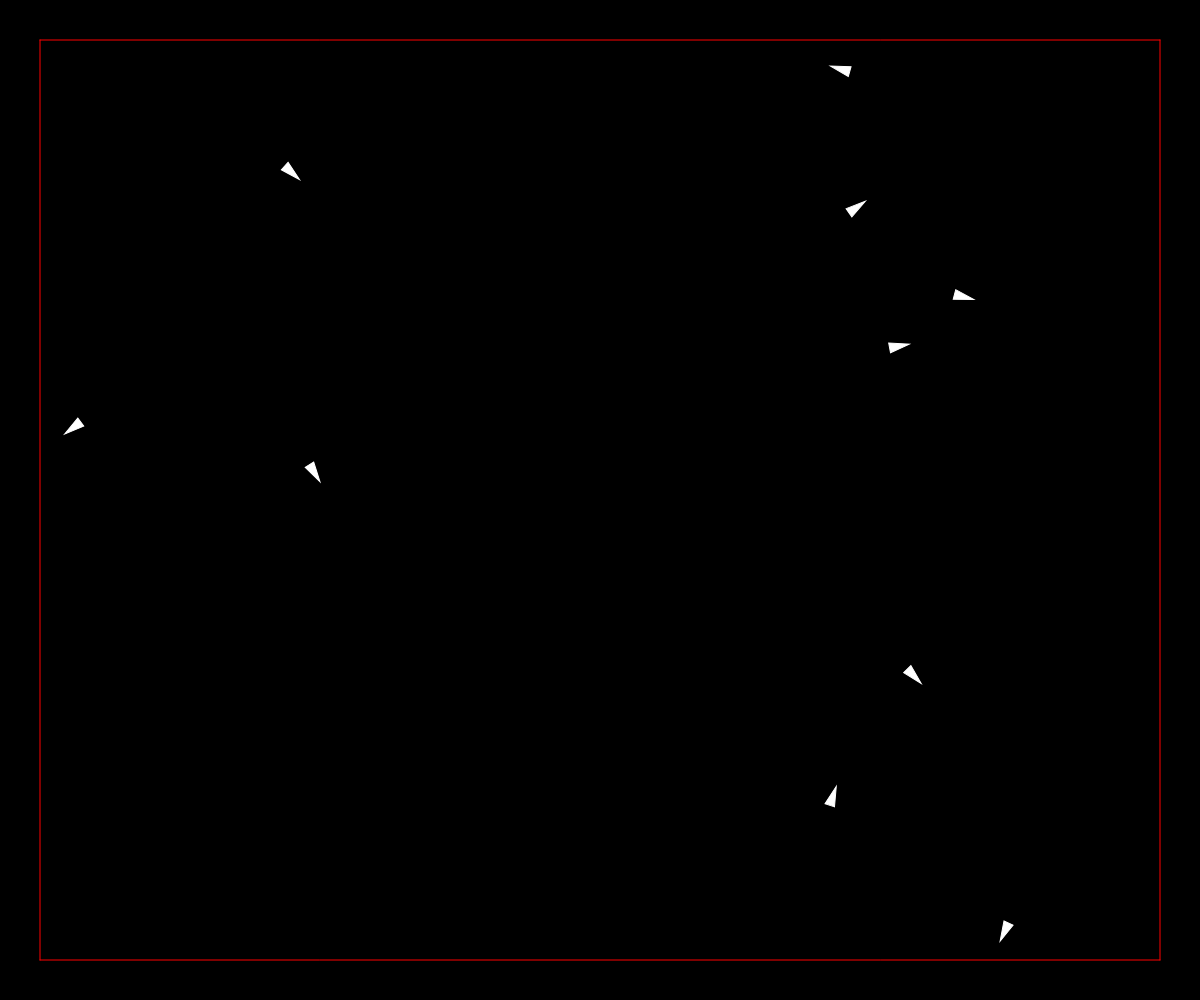
Frame 1 (no input)
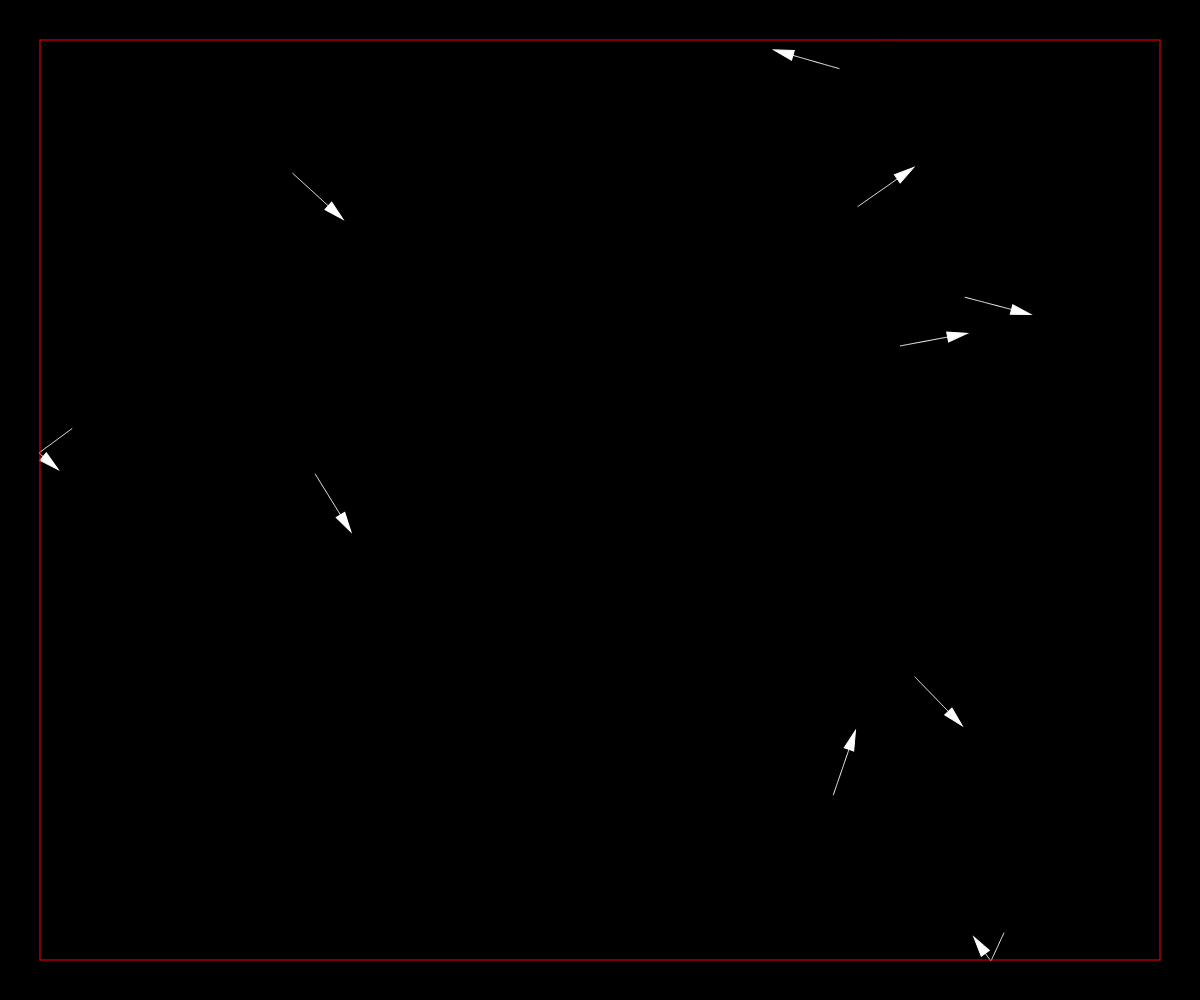
Frame 60 (no input)
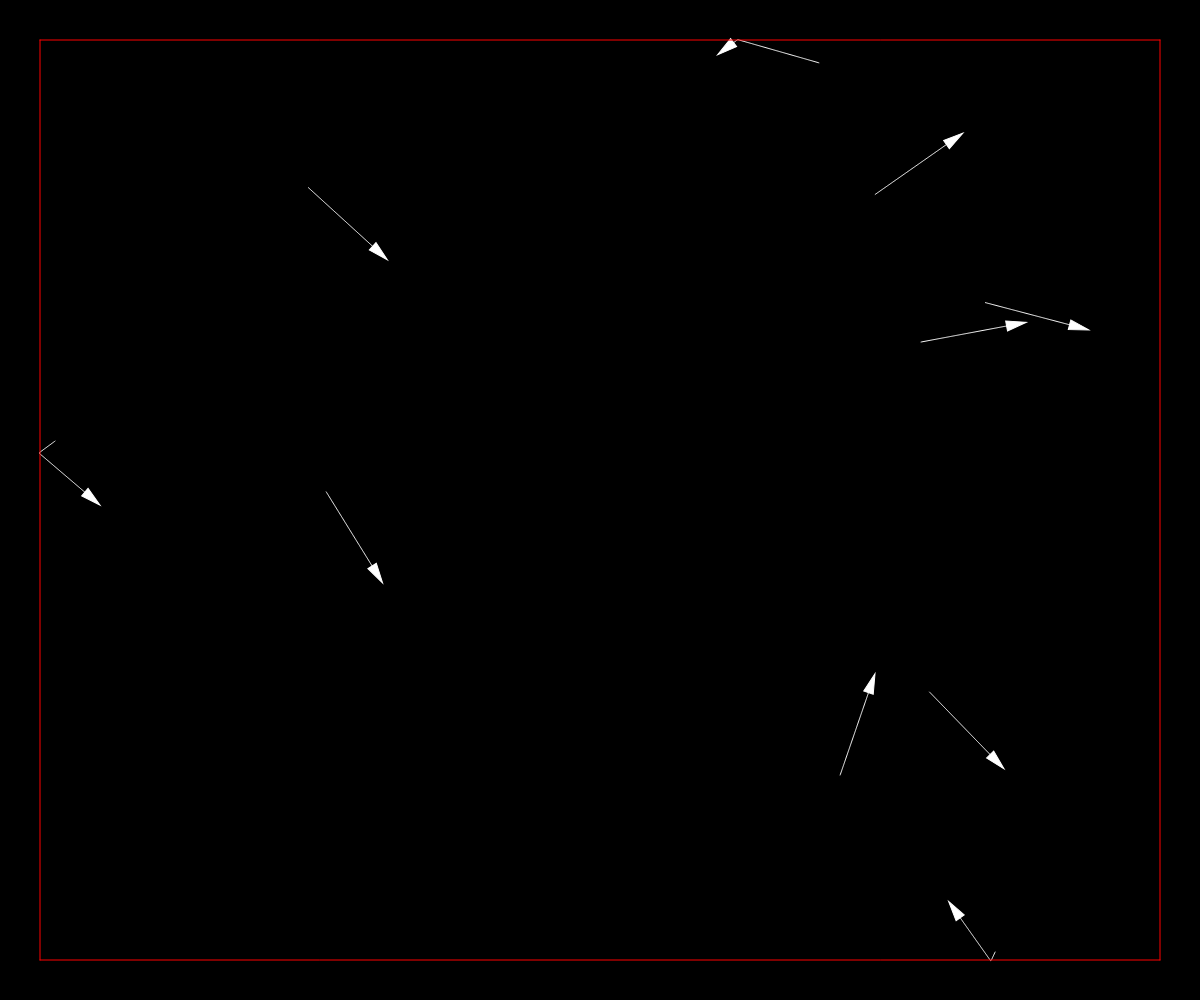
Frame 120 (the mouse pressed at the canvas centre since frame 60)

The p5.js sketch that drew these frames (run headless with seeded random() and noise() and a simulated clock; from frame 60 on, the mouse is pressed at the canvas centre):

// p5.js sketch
// ── sketch.js
var vehicles = [];
let range = 40;
let i,x,y;
function setup() {
  createCanvas(innerWidth, innerHeight);
  for(let i =0;i<10;i++){
    x = random(0,innerWidth);
    y = random(0,innerHeight);
    vehicles.push(new Vehicle(x,y))
  }
  angleMode(RADIANS)
}

function draw() {
  background(0);
  
  for(i in vehicles){
    vehicles[i].update()
  }
  
  stroke(255,0,0)
  line(range,range,innerWidth-range,range)
  line(range,range,range,innerHeight-range)
  line(innerWidth-range,range,innerWidth-range,innerHeight-range)
  line(range,innerHeight-range,innerWidth-range,innerHeight-range)
}

// ── class.js

class Vehicle {
    constructor(x,y){
        this.pos = createVector(x,y);
        this.radius = 10;
        this.vel = p5.Vector.random2D();
        this.acc = createVector(0,0);
        this.maxSpeed = 10;
        this.maxSteer = 0.5;
        this.trailLine = [];
    }
    edges(){
        let range = 40;
        let desire;
        if(this.pos.x < range){
            desire = createVector(this.maxSpeed,this.vel.y);
        }
        if(this.pos.y < range){
            desire = createVector(this.vel.x,this.maxSpeed);
        }
        if(this.pos.x > innerWidth-range){
            desire = createVector(-this.maxSpeed,this.vel.y);
        }
        if(this.pos.y > innerHeight-range){
            desire = createVector(this.vel.x,-this.maxSpeed);
        }
        if(desire){
            desire.normalize();
            desire.mult(this.maxSpeed)
            let steer = p5.Vector.sub(desire,this.vel);
            steer.limit(this.maxSteer);
            this.applyForce(steer);
        }
    }
    wall(){
        if(this.pos.x <= 0 || this.pos.x>= innerWidth){
            this.vel.x *= -1
        }
        if(this.pos.y <= 0 || this.pos.y>= innerHeight){
            this.vel.y *= -1
        }
    }
    applyForce(force){
        this.acc.add(force)
    }
    drawTrail(){
        this.trailLine.unshift(createVector(this.pos.x,this.pos.y))
        if(this.trailLine.length >= 100){
            this.trailLine.pop();
        }
        if(this.trailLine.length > 2){
            stroke(255);
            noFill()
            beginShape()
            for(let i =0;i<this.trailLine.length;i++){
                curveVertex(this.trailLine[i].x,this.trailLine[i].y)
            }
            endShape()
        }
    }
    draw(){
        push()
        stroke(255)
        fill(255)
        translate(this.pos)
        rotate(this.vel.heading()-radians(90))
        triangle(-this.radius/2,-this.radius,this.radius/2,-this.radius,0,this.radius);
        //circle(0,0,20);
        pop()
    }
    update(){
        //this.wall()
        this.drawTrail();
        this.draw();
        this.edges()
        this.vel.add(this.acc)
        this.pos.add(this.vel);
        
        this.acc.set(0,0)
    }
}
